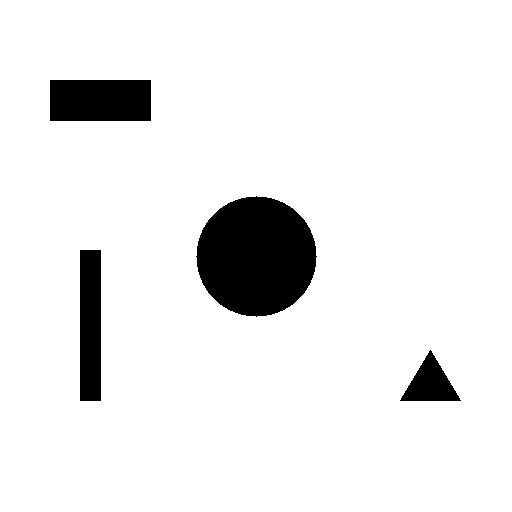
//> input picture task5_openCV/question2/test_rune.png, 512 x 512 px
$ ./cv_2 test_rune.png   (built with g++ and OpenCV 4)
//> lines starting //> are read from the running program, lines starting //| are printed output that depends on the picture; after the words box and inside, x2 and y2 are one past the last pixel; in counts of white or black regions, pixels touching at a corner belong together
#include <opencv2/opencv.hpp>
#include <iostream>

int main(int argc, char** argv) {
    if (argc != 2) {
        std::cout << "please input: " << argv[0] << " path/to/image.png" << std::endl;
        return -1;
    }

    std::string imagePath = argv[1];

    // 1. 读取图片
    cv::Mat img = cv::imread(imagePath);
//> img is the input picture: 512 rows x 512 cols, CV_8UC3; 92.3% white; 4 black regions, box (x1, y1, x2, y2) and area: (196, 196, 317, 317) 11289, (50, 80, 151, 121) 4141, (80, 250, 101, 401) 3171, (400, 350, 461, 401) 1581
    if (img.empty()) {
        std::cerr << "Unable to load image: " << imagePath << std::endl;
        return -1;
    }

    // 2. 灰度化
    cv::Mat gray;
    cv::cvtColor(img, gray, cv::COLOR_BGR2GRAY);

    // 3. Canny 边缘检测
    cv::Mat edges;
    cv::Canny(gray, edges, 100, 200);
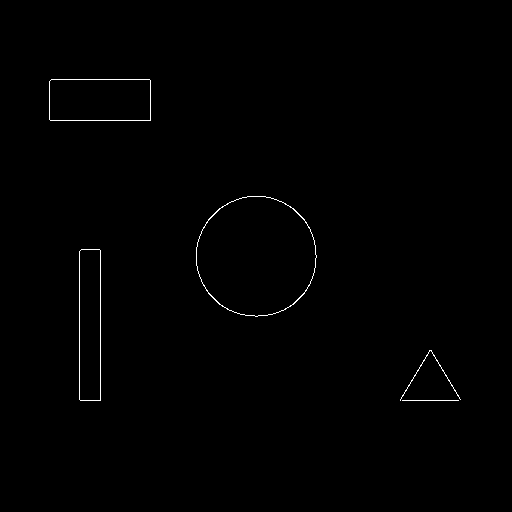
//> edges: 512 rows x 512 cols, CV_8UC1; 0.46% white in thin lines or dots, all inside (x1, y1, x2, y2) = (49, 79, 461, 401)

    // 4. 查找轮廓
    std::vector<std::vector<cv::Point>> contours;
    cv::findContours(edges, contours, cv::RETR_EXTERNAL, cv::CHAIN_APPROX_SIMPLE);
//> contours = 5 contours, 2 with area under 20; largest, box (x1, y1, x2, y2) and area: (196, 196, 317, 317) 11318, (49, 79, 151, 121) 4138, (79, 249, 101, 401) 3168

    if (contours.empty()) {
        std::cout << "No contours detected!" << std::endl;
        cv::imshow("Edges", edges);
        cv::imshow("Original", img);
        cv::waitKey(0);
        return 0;
    }

    double bestScore = 0.0;
    std::vector<cv::Point> bestContour;

    for (const auto& contour : contours) {
        double area = cv::contourArea(contour);
        double perimeter = cv::arcLength(contour, true);
        if (perimeter == 0) continue;
        double circularity = 4 * CV_PI * area / (perimeter * perimeter);

        if (area < 50 || area > img.rows*img.cols*0.9) continue;
        if (circularity > bestScore && circularity > 0.6) {
            bestScore = circularity;
            bestContour = contour;
        }
    }
//> this loop made 5 passes
//> (area, perimeter, circularity, bestScore) on pass 4: (11318, 398, 0.898, 0.898)
//> (area, perimeter, circularity) on passes 3, 5: (3168, 341.7, 0.341), (4138, 281.7, 0.655)
//> after the loop, bestScore = 0.898; bestContour = contour of 168 points, box (x1, y1, x2, y2) (196, 196, 317, 317), area 11318

    // 5. 标记最圆轮廓
    if (!bestContour.empty()) {
        cv::Point2f center;
        float radius;
        cv::minEnclosingCircle(bestContour, center, radius);
//> center = Point(256, 256); radius = 60.65
        cv::Rect bbox(cvRound(center.x - radius), cvRound(center.y - radius),
                      cvRound(2*radius), cvRound(2*radius));
//> bbox = Rect(195, 195, 121, 121)
        bbox &= cv::Rect(0,0,img.cols,img.rows);
        // 裁剪到图像边界
        cv::rectangle(img, bbox, cv::Scalar(0, 0, 255), 2, cv::LINE_AA);
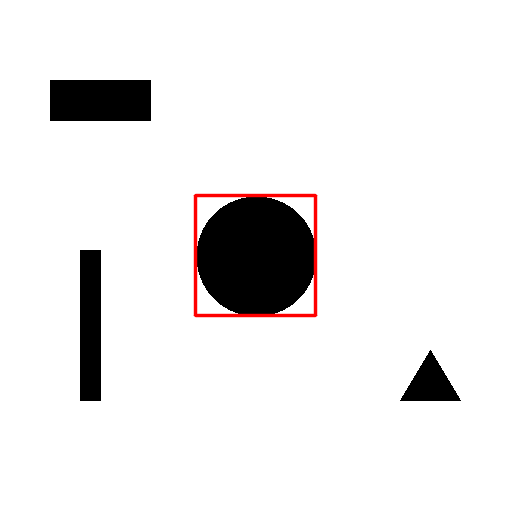
//> img: 512 rows x 512 cols, CV_8UC3; 0.91% of pixels changed, all inside (x1, y1, x2, y2) = (193, 193, 318, 318)

        //std::cout << "Detected radius: " << radius << " , circularity: " << bestScore << std::endl;
    } else {
        std::cout << "No circular contour detected!" << std::endl;
    }

    // 显示结果
    cv::imshow("Edges", edges);
    cv::imshow("Detected Circle", img);
    cv::waitKey(0);
    cv::destroyAllWindows();

    return 0;
}
